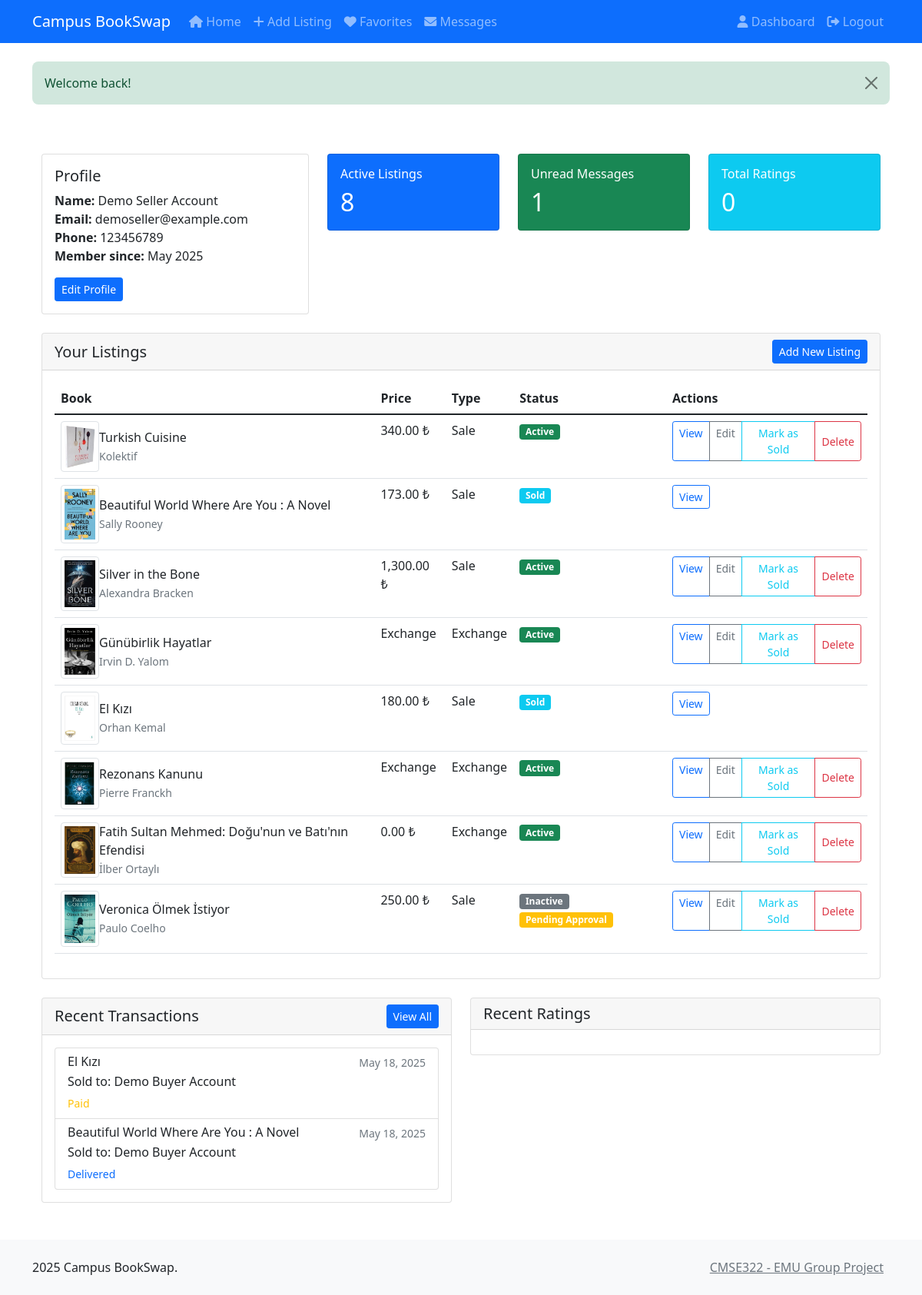
Screenshot of /projectfolder/dashboard.php (signed in) with the database file from the repository.
### tables this page shows
CREATE TABLE `user` (
  `user_id` int(11) NOT NULL,
  `phone` varchar(20) DEFAULT NULL,
  `name` varchar(100) DEFAULT NULL,
  `email` varchar(100) DEFAULT NULL,
  `reg_date` date NOT NULL,
  `pass_hash` varchar(255) NOT NULL,
  `is_admin` tinyint(1) DEFAULT 0,
  `is_blocked` tinyint(1) DEFAULT 0
);

CREATE TABLE `listing` (
  `listing_id` int(11) NOT NULL,
  `book_id` int(11) DEFAULT NULL,
  `user_id` int(11) DEFAULT NULL,
  `title` varchar(255) DEFAULT NULL,
  `price` decimal(10,2) DEFAULT NULL,
  `condition` varchar(50) DEFAULT NULL,
  `listing_status` varchar(20) DEFAULT NULL,
  `description` text DEFAULT NULL,
  `listing_type` varchar(20) DEFAULT NULL CHECK (`listing_type` in ('sale','exchange')),
  `list_date` datetime DEFAULT NULL,
  `admin_approved` tinyint(1) DEFAULT 0
);

CREATE TABLE `book` (
  `book_id` int(11) NOT NULL,
  `title` varchar(255) NOT NULL,
  `author` varchar(100) DEFAULT NULL,
  `publisher_year` int(11) DEFAULT NULL,
  `publisher` varchar(100) DEFAULT NULL
);

CREATE TABLE `transaction` (
  `transaction_id` int(11) NOT NULL,
  `buyer_id` int(11) DEFAULT NULL,
  `listing_id` int(11) DEFAULT NULL,
  `amount` decimal(10,2) DEFAULT NULL,
  `transaction_date` datetime DEFAULT current_timestamp(),
  `transaction_type` varchar(20) DEFAULT NULL CHECK (`transaction_type` in ('purchase','exchange')),
  `delivery_address` text DEFAULT NULL,
  `tracking_code` varchar(100) DEFAULT NULL,
  `courier_name` varchar(100) DEFAULT NULL,
  `transaction_status` varchar(20) DEFAULT NULL CHECK (`transaction_status` in ('paid','shipped','delivered','cancelled','completed'))
);

### projectfolder/includes/db.php (called while the page is built, shortened)
<?php
function getDbConnection() {
    static $conn = null;
    if ($conn === null) {
        try {
            $conn = new mysqli(DB_HOST, DB_USER, DB_PASS, DB_NAME);
            $conn->set_charset("utf8");
        } catch (Exception $e) {
            error_log("Database connection error: " . $e->getMessage());
            die("Sorry, we're experiencing technical difficulties. Please try again later.");
        }
    }
    return $conn;
}
function prepareStatement($sql) {
    $conn = getDbConnection();
    $stmt = $conn->prepare($sql);
    return $stmt;
}

### projectfolder/dashboard.php (the view, shortened to what this page needs)
<?php
require_once 'includes/db.php';
$user_id = $_SESSION['user_id'];
require_once 'includes/header.php';
$stmt = prepareStatement("SELECT * FROM user WHERE user_id = ?");
$stmt->bind_param("i", $user_id);
$stmt->execute();
$user = $stmt->get_result()->fetch_assoc();
$stmt = prepareStatement("
    SELECT l.*, b.title as book_title, b.author,
           (SELECT image_url FROM listing_image WHERE listing_id = l.listing_id LIMIT 1) as cover_image
    FROM listing l
    LEFT JOIN book b ON l.book_id = b.book_id
    WHERE l.user_id = ?
    ORDER BY l.list_date DESC
");
$stmt->bind_param("i", $user_id);
$stmt->execute();
$listings = $stmt->get_result()->fetch_all(MYSQLI_ASSOC);
$stmt = prepareStatement("
    SELECT t.*,
           b.title as listing_title,
           CASE
               WHEN t.buyer_id = ? THEN seller.name
               ELSE buyer.name
           END as other_party_name,
           CASE
               WHEN t.buyer_id = ? THEN 'purchase'
               ELSE 'sale'
           END as transaction_type
    FROM transaction t
    JOIN listing l ON t.listing_id = l.listing_id
    JOIN book b ON l.book_id = b.book_id
    JOIN user seller ON l.user_id = seller.user_id
    JOIN user buyer ON t.buyer_id = buyer.user_id
    WHERE t.buyer_id = ? OR l.user_id = ?
    ORDER BY t.transaction_date DESC
    LIMIT 5
");
$stmt->bind_param("iiii", $user_id, $user_id, $user_id, $user_id);
$stmt->execute();
$transactions = $stmt->get_result()->fetch_all(MYSQLI_ASSOC);
$stmt = prepareStatement("
    SELECT COUNT(*) as unread_count
    FROM message
    WHERE receiver_id = ? AND is_read = 0
");
$stmt->bind_param("i", $user_id);
$stmt->execute();
$result = $stmt->get_result()->fetch_assoc();
$unread_messages = $result['unread_count'];
$stmt = prepareStatement("
    SELECT r.*, u.name as reviewer_name
    FROM rating r
    JOIN user u ON r.reviewer_id = u.user_id
    WHERE r.reviewed_user_id = ?
    ORDER BY r.rating_date DESC
    LIMIT 5
");
$stmt->bind_param("i", $user_id);
$stmt->execute();
$ratings = $stmt->get_result()->fetch_all(MYSQLI_ASSOC);
?>
<div class="container mt-4">
    <div class="row">
        <div class="col-md-4 mb-4">
            <div class="card">
                <div class="card-body">
                    <h5 class="card-title">Profile</h5>
                    <p class="card-text">
                        <strong>Name:</strong> <?php echo htmlspecialchars($user['name']); ?><br>
                        <strong>Email:</strong> <?php echo htmlspecialchars($user['email']); ?><br>
                        <strong>Phone:</strong> <?php echo htmlspecialchars($user['phone']); ?><br>
                        <strong>Member since:</strong> <?php echo date('M Y', strtotime($user['reg_date'])); ?>
                    </p>
                    <a href="#" class="btn btn-primary btn-sm edit-profile-btn">Edit Profile</a>
                </div>
            </div>
        </div>
        <div class="col-md-8 mb-4">
            <div class="row">
                <div class="col-sm-4">
                    <div class="card bg-primary text-white">
                        <div class="card-body">
                            <h6 class="card-title">Active Listings</h6>
                            <h2 class="card-text"><?php echo count($listings); ?></h2>
                        </div>
                    </div>
                </div>
                <div class="col-sm-4">
                    <div class="card bg-success text-white">
                        <div class="card-body">
                            <h6 class="card-title">Unread Messages</h6>
                            <h2 class="card-text"><?php echo $unread_messages; ?></h2>
                        </div>
                    </div>
                </div>
                <div class="col-sm-4">
                    <div class="card bg-info text-white">
                        <div class="card-body">
                            <h6 class="card-title">Total Ratings</h6>
                            <h2 class="card-text"><?php echo count($ratings); ?></h2>
                        </div>
                    </div>
                </div>
            </div>
        </div>
    </div>
    <div class="row mb-4">
        <div class="col-12">
            <div class="card">
                <div class="card-header d-flex justify-content-between align-items-center">
                    <h5 class="mb-0">Your Listings</h5>
                    <a href="add-listing.php" class="btn btn-primary btn-sm">Add New Listing</a>
                </div>
                <div class="card-body">
                    <div class="table-responsive">
                        <table class="table">
                            <thead>
                                <tr>
                                    <th>Book</th>
                                    <th>Price</th>
                                    <th>Type</th>
                                    <th>Status</th>
                                    <th>Actions</th>
                                </tr>
                            </thead>
                            <tbody>
                                <?php foreach ($listings as $listing): ?>
                                <tr>
                                    <td>
                                        <div class="d-flex align-items-center">
                                            <?php if ($listing['cover_image']): ?>
                                                <img src="<?php echo htmlspecialchars($listing['cover_image']); ?>"
                                                     alt="Book cover" class="img-thumbnail mr-2" style="width: 50px;">
                                            <?php endif; ?>
                                            <div>
                                                <?php echo htmlspecialchars($listing['book_title']); ?><br>
                                                <small class="text-muted"><?php echo htmlspecialchars($listing['author']); ?></small>
                                            </div>
                                        </div>
                                    </td>
                                    <td><?php echo $listing['price'] ? number_format($listing['price'], 2).' ₺' : 'Exchange'; ?></td>
                                    <td><?php echo ucfirst($listing['listing_type']); ?></td>
                                    <td>
                                        <span class="badge bg-<?php
                                            echo match($listing['listing_status']) {
                                                'active' => 'success',
                                                'pending' => 'warning',
                                                'sold' => 'info',
                                                'inactive' => 'secondary',
                                                default => 'secondary'
                                            };
                                        ?>">
                                            <?php echo ucfirst($listing['listing_status']); ?>
                                        </span>
                                        <?php if (!$listing['admin_approved']): ?>
                                            <span class="badge bg-warning">Pending Approval</span>
                                        <?php endif; ?>
                                    </td>
                                    <td>
                                        <div class="btn-group">
                                            <a href="listing.php?id=<?php echo $listing['listing_id']; ?>"
                                               class="btn btn-sm btn-outline-primary">View</a>
                                            <?php if ($listing['listing_status'] !== 'sold'): ?>
                                                <a href="#" class="btn btn-sm btn-outline-secondary edit-listing"
                                                   data-listing-id="<?php echo $listing['listing_id']; ?>">Edit</a>
                                                <button class="btn btn-sm btn-outline-info mark-as-sold"
                                                        data-listing-id="<?php echo $listing['listing_id']; ?>">
                                                    Mark as Sold
                                                </button>
                                                <button class="btn btn-sm btn-outline-danger delete-listing"
                                                        data-listing-id="<?php echo $listing['listing_id']; ?>">Delete</button>
                                            <?php endif; ?>
                                        </div>
                                    </td>
                                </tr>
                                <?php endforeach; ?>
                            </tbody>
                        </table>
                    </div>
                </div>
            </div>
        </div>
    </div>
    <div class="row">
        <div class="col-md-6 mb-4">
            <div class="card">
                <div class="card-header d-flex justify-content-between align-items-center">
                    <h5 class="mb-0">Recent Transactions</h5>
                    <a href="transactions.php" class="btn btn-sm btn-primary">View All</a>
                </div>
                <div class="card-body">
                    <div class="list-group">
                        <?php if (empty($transactions)): ?>
                            <div class="text-center py-3">
                                <p class="text-muted mb-0">No transactions yet</p>
                            </div>
                        <?php else: ?>
                            <?php foreach ($transactions as $transaction): ?>
                            <div class="list-group-item">
                                <div class="d-flex w-100 justify-content-between">
                                    <h6 class="mb-1"><?php echo htmlspecialchars($transaction['listing_title']); ?></h6>
                                    <small class="text-muted">
                                        <?php echo date('M d, Y', strtotime($transaction['transaction_date'])); ?>
                                    </small>
                                </div>
                                <p class="mb-1">
                                    <?php echo $transaction['transaction_type'] === 'purchase' ? 'Bought from' : 'Sold to'; ?>:
                                    <?php echo htmlspecialchars($transaction['other_party_name']); ?>
                                </p>
                                <small class="text-<?php echo getStatusColor($transaction['transaction_status']); ?>">
                                    <?php echo ucfirst($transaction['transaction_status']); ?>
                                </small>
                            </div>
                            <?php endforeach; ?>
                        <?php endif; ?>
                    </div>
                </div>
            </div>
        </div>
        <div class="col-md-6 mb-4">
            <div class="card">
                <div class="card-header">
                    <h5 class="mb-0">Recent Ratings</h5>
                </div>
                <div class="card-body">
                </div>
            </div>
        </div>
    </div>
</div>
<?php require_once 'includes/footer.php'; ?>
<?php
function getStatusColor($status) {
    return match($status) {
        'paid' => 'warning',
        'shipped' => 'info',
        'delivered' => 'primary',
        'completed' => 'success',
        'cancelled' => 'danger',
        default => 'secondary'
    };
}
?>

### projectfolder/assets/css/style.css (style rules this page uses)
body { min-height: 100vh; display: flex; flex-direction: column; }
.container { flex: 1; }
.card { transition: transform 0.2s ease-in-out, box-shadow 0.2s ease-in-out; }

### rows the page displays
user: name "Demo Seller Account", email "demoseller@example.com", phone "123456789", reg_date "May 2025"
listing: shows a picture, book.title "Turkish Cuisine", book.author "Kolektif", price "340.00", listing_type "Sale", listing_status "Active"
listing: shows a picture, book.title "Beautiful World Where Are You : A Novel", book.author "Sally Rooney", price "173.00", listing_type "Sale", listing_status "Sold"
listing: shows a picture, book.title "Silver in the Bone", book.author "Alexandra Bracken", price "1,300.00", listing_type "Sale", listing_status "Active"
listing: shows a picture, book.title "Günübirlik Hayatlar", book.author "Irvin D. Yalom", shows "Exchange", listing_type "Exchange", listing_status "Active"
listing: shows a picture, book.title "El Kızı", book.author "Orhan Kemal", price "180.00", listing_type "Sale", listing_status "Sold"
listing: shows a picture, book.title "Rezonans Kanunu", book.author "Pierre Franckh", shows "Exchange", listing_type "Exchange", listing_status "Active"
listing: shows a picture, book.title "Fatih Sultan Mehmed: Doğu'nun ve Batı'nın Efendisi", book.author "İlber Ortaylı", price "0.00", listing_type "Exchange", listing_status "Active"
listing: shows a picture, book.title "Veronica Ölmek İstiyor", book.author "Paulo Coelho", price "250.00", listing_type "Sale", listing_status "Inactive", admin_approved "Pending Approval"
transaction: book.title "El Kızı", transaction_date "May 18, 2025", other_party_name "Demo Buyer Account", transaction_status "Paid"
transaction: book.title "Beautiful World Where Are You : A Novel", transaction_date "May 18, 2025", other_party_name "Demo Buyer Account", transaction_status "Delivered"

### other values shown
SITE_NAME "Campus BookSwap"
$_SESSION['flash']['message'] "Welcome back!"
count($listings) "8"
$unread_messages "1"
count($ratings) "0"
